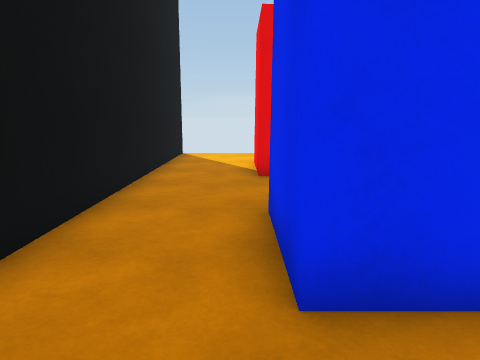
view 1 (above)

18 first-person views from a walk through a Unity game level. The camera is 1.4 m above the floor, tilts 10° down and sees 70° across. The floor is counted in squares, 1 m on a side. Each view is taken from the middle of a square. On the plan, view 1 faces up. The plan holds only what a view shows up to about 15 squares ahead; the rest is blank. The place goes on beyond the plan. The player is left out.

view 2
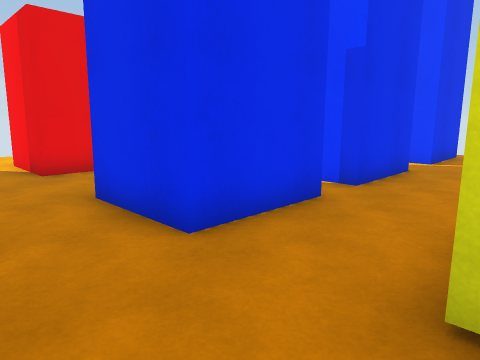

view 3
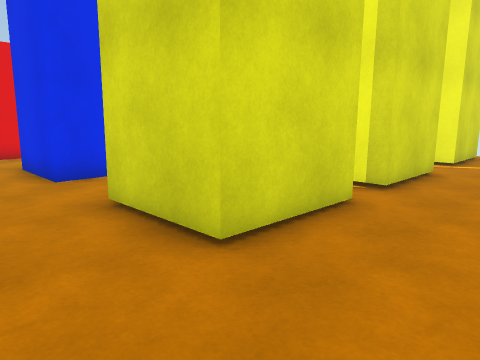

view 4
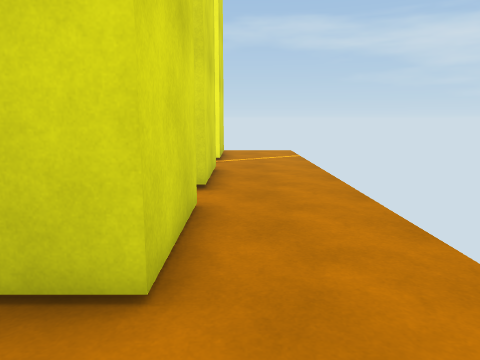

view 5
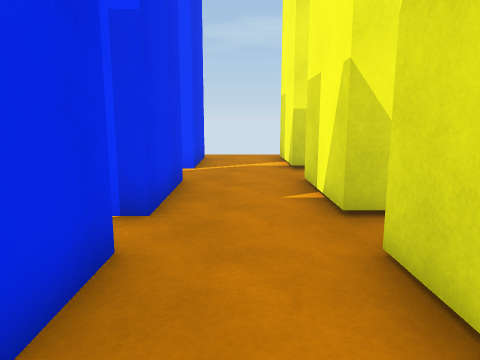

view 6
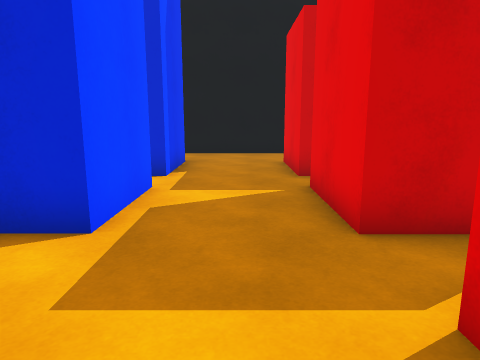

view 7
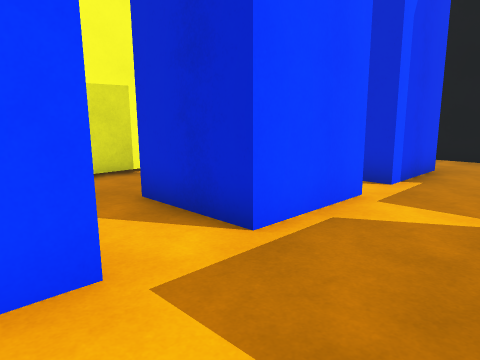

view 8
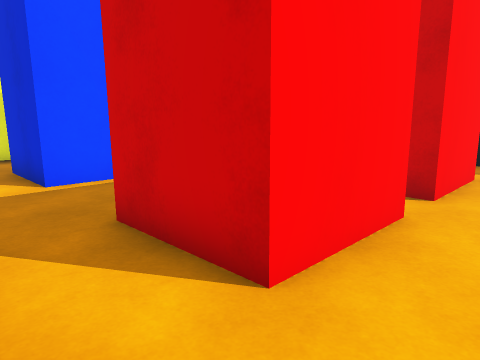

view 9
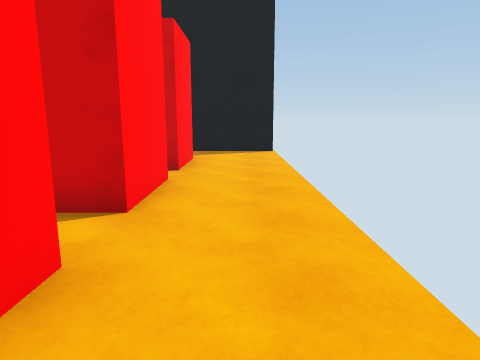

view 10
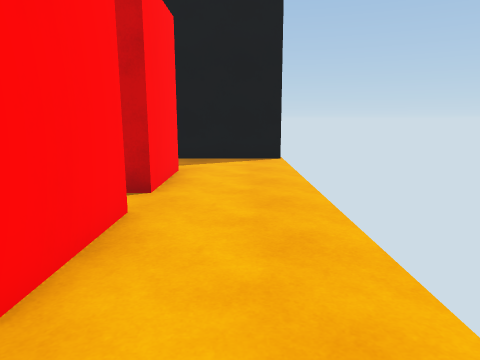

view 11
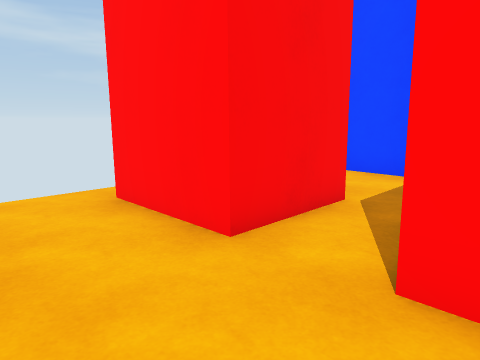

view 12
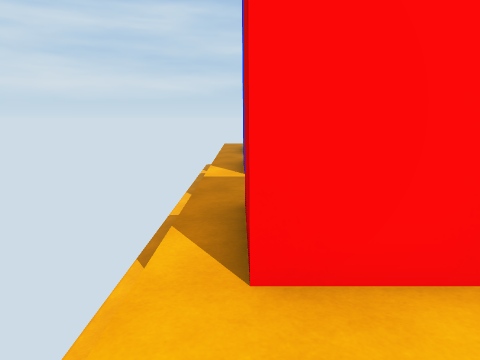

view 13
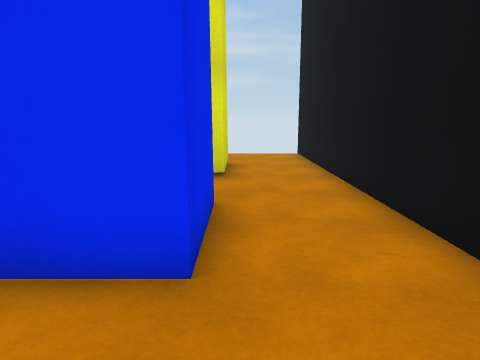

view 14
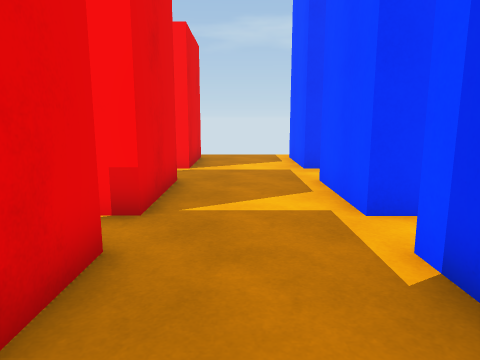

view 15
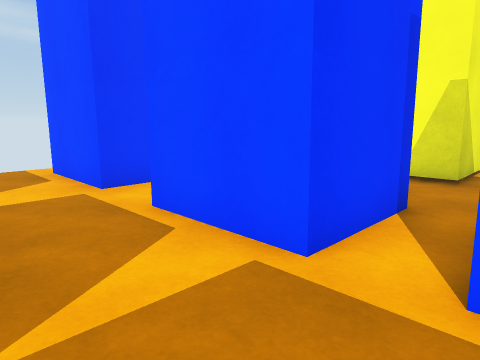

view 16
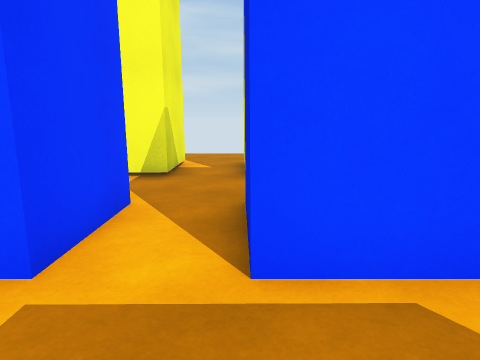

view 17
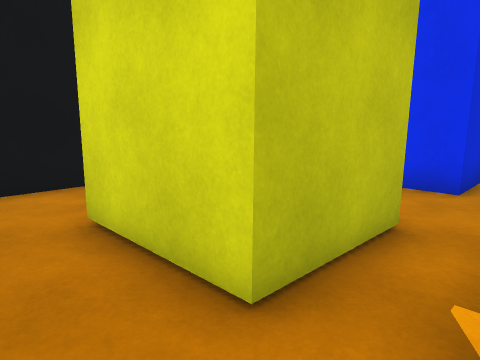

view 18
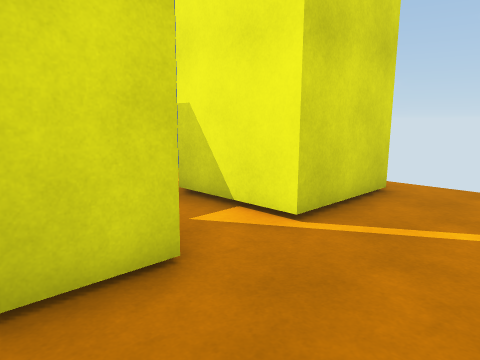

### Floor plan
Key: @ floor where view 1 was taken; # wall or solid block; . floor; v drop or lower ground.
Columns run from 3 left of view 1 to 14 right of it. Each row starts with its distance up from view 1.
 15     vvvvvvvvvvv
 14 #.............. .
 13 #................v
 12 #................v
 11 #...###.####.####v
 10 #...### ####.####v
  9 #...###.####.####v
  8 #................v
  7 #................v
  6 #................v
  5 #...###.####.####v
  4 #...###.#  #.#  #v
  3 #...###.#  #.#  #v
  2 #...###.####.####v
  1 #................v
  0 #..@.............v
 -1 #...###.####.####
 -2 #...###.####.####
 -3 #...###.####.####v
 -4 #................v
 -5 #................v
 -6 #................

Where each view was taken, in squares from view 1:
view 1: 0 up, 0 right, facing up
view 2: 1 down, 2 left, facing up-right
view 3: 6 down, 2 left, facing up-right
view 4: 4 down, 2 left, facing right
view 5: 1 up, 0 right, facing right
view 6: 7 up, 12 right, facing left
view 7: 8 up, 11 right, facing down-left
view 8: 13 up, 10 right, facing down-left
view 9: 13 up, 13 right, facing left
view 10: 13 up, 10 right, facing left
view 11: 14 up, 7 right, facing down-right
view 12: 14 up, 13 right, facing down
view 13: 8 up, 0 right, facing down
view 14: 7 up, 0 right, facing right
view 15: 8 up, 3 right, facing down-right
view 16: 8 up, 8 right, facing down
view 17: 5 down, 5 right, facing up-left
view 18: 6 down, 6 right, facing up-right
